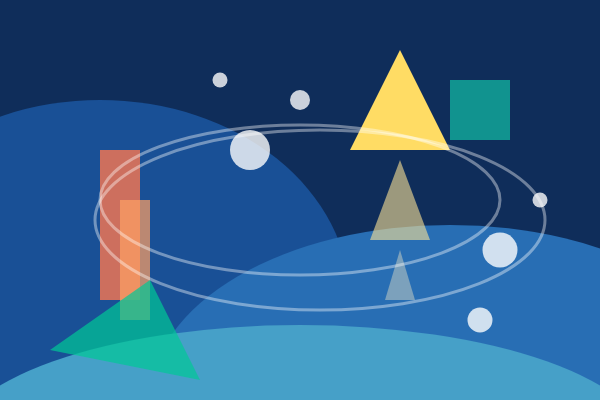
Frame 1 (no input)
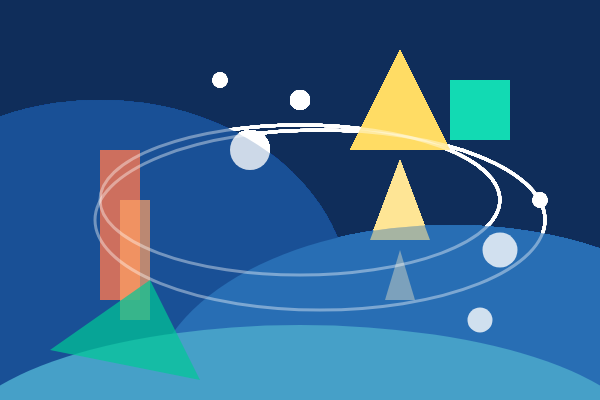
Frame 60 (no input)
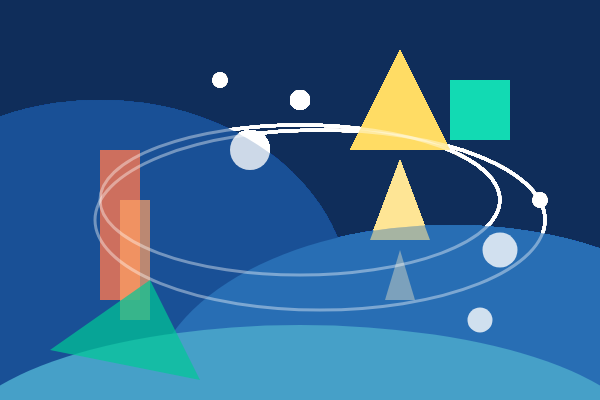
Frame 120 (the mouse pressed at the canvas centre since frame 60)

The p5.js sketch that drew these frames (run headless with seeded random() and noise() and a simulated clock; from frame 60 on, the mouse is pressed at the canvas centre):

// p5.js sketch
// ── sketch.js
function setup() {
  createCanvas(600, 400);
  background(15, 45, 90); 
}

function draw() {
  noStroke();
  
  fill(25, 80, 150);
  ellipse(100, 300, 500, 400);

  fill(40, 110, 180);
  ellipse(450, 400, 600, 350);

  fill(70, 160, 200);
  ellipse(300, 450, 700, 250);

  fill(255, 120, 80, 200);
  rect(100, 150, 40, 150); 

  fill(255, 160, 100, 180);
  rect(120, 200, 30, 120);
  
  fill(255, 220, 100);
  triangle(400, 50, 350, 150, 450, 150);

  fill(255, 230, 150, 150);
  triangle(400, 160, 370, 240, 430, 240);

  fill(255, 240, 200, 100);
  triangle(400, 250, 385, 300, 415, 300);

  fill(255, 255, 255, 200);
  circle(250, 150, 40);
  circle(300, 100, 20);
  circle(220, 80, 15);
  circle(500, 250, 35);
  circle(540, 200, 15);
  circle(480, 320, 25);

  stroke(255, 255, 255, 100);
  strokeWeight(3);
  noFill();
  ellipse(300, 200, 400, 150);
  ellipse(320, 220, 450, 180);
  
  noStroke();
  fill(0, 200, 150, 180);
  triangle(50, 350, 150, 280, 200, 380);

  fill(20, 220, 180, 150);
  rect(450, 80, 60, 60);
}
